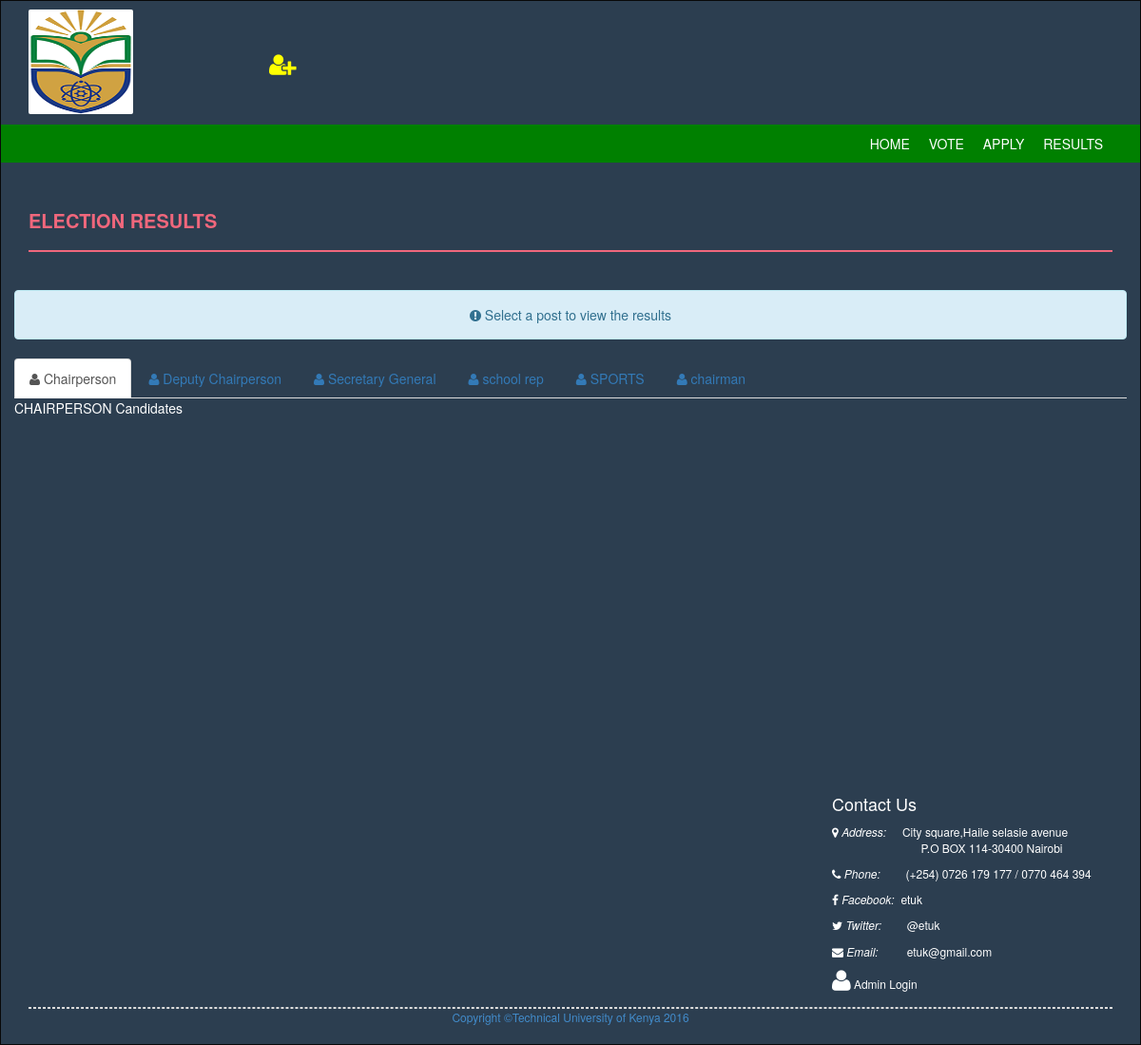
/results.php (signed in), run on the app's committed database.
### tables this page shows
CREATE TABLE IF NOT EXISTS `posts` (
  `post_id` int(11) NOT NULL AUTO_INCREMENT,
  `post` varchar(70) NOT NULL,
  `class_` varchar(10) NOT NULL,
  PRIMARY KEY (`post_id`)
);

### results.php (the view, shortened to what this page needs)
<?php include"assets/include/header.php";?>
    <section class="menu-section">
        <div class="container">
            <div class="row">
                <div class="col-md-12">
                    <div class="navbar-collapse collapse">
                    <?php
					 if($role == 0){
						 echo'
                        <ul id="menu-top" class="nav navbar-nav navbar-right">
                            <li><a class="menu-top-active" href="index.php">Home</a></li>
                            <li><a href="election_set.php">election</a></li>
                            <li><a href="member.php">Members</a></li>
                            <li><a class="menu-top-active" href="results.php">Results</a></li>
                            <li><a href="reports.php">REPORTS</a></li>
                        </ul>';
					 }else if($role == 1){
						 echo'
						 <ul id="menu-top" class="nav navbar-nav navbar-right">
                            <li><a class="menu-top-active" href="index.php">Home</a></li>
                            <li><a href="vote.php">Vote</a></li>
                            <li><a href="apply.php">Apply</a></li>
                            <li><a class="menu-top-active" href="results.php">Results</a></li>
                        </ul>';
					}
					?>
                    </div>
                </div>
            </div>
        </div>
    </section>
    <div class="content-wrapper">
        <div class="container">
            <div class="row">
                <div class="col-md-12">
                    <h4 class="page-head-line">ELECTION RESULTS</h4>
                </div>
            </div>
            <?php
			$sql = mysql_query("SELECT * FROM `elections` ORDER BY id DESC LIMIT 1 ");
                        $nes = mysql_fetch_array($sql);
                        $enddate = strtotime($nes['end_date']);
                        if (time()>$enddate)
                        {
                            ?>
            <div class="row">
             <div class="alert alert-info" align="center"><i class="fa fa-exclamation-circle"></i> Select a post to view the results</div>
		<div id="std-res-chart" >
		<ul class="nav nav-tabs ">
			<?php
			$p=mysql_query("SELECT * FROM posts");
			$posts=array();
			while($ps=mysql_fetch_assoc($p)){
				$posts[]=$ps;
			}
			foreach ($posts as $post) {
				echo '<li class="' . $post['class_'] . '">
				<a class="cs-tech-cand" href="#cs-cand-' . $post['post_id'] . '" cs-post="' . $post['post_id'] . '"
				data-toggle="tab"><i class="fa fa-user"></i> ' . $post['post'] . '</a>
			</li>';
			}
		?>
		</ul>
		<div class="tab-content">
			<?php
			foreach ($posts as $pst) { ?>
		<div class="tab-pane fade in <?php echo $pst['class_']?>" id="cs-cand-<?php echo $pst['post_id']?>">
        <p style="color:#FFF">
		<?php echo strtoupper($pst['post'])?> Candidates</h5><br></p>
		</div>
		<?php
                        }
                        }
 else {
     echo "<h1 align='center'><img src='img/info.jpg' height='80' width='80'><span class='red'>Results will be available when the election is over.</span></h1>";
 }
                        ?>
		</div>
		</div>
           </div>
            </div>
        </div>
	<?php include"assets/include/footer.php"; ?>
</body>
</html>

### assets/css/style.css (style rules this page uses)
.content-wrapper { margin-top: 40px; min-height: 600px; padding-bottom: 60px; }
.page-head-line { font-weight: 900; padding-bottom: 20px; border-bottom: 2px solid #F0677C; text-transform: uppercase; color: #F0677C; font-size: 20px; margin-bottom: 40px; }
.menu-section { background-color: green; }
#menu-top a { color: #FFF; text-decoration: none; font-weight: 500; padding: 10px 10px 10px 10px; text-transform: uppercase; }
.menu-top-active { background-color: green; }

### data on the page
posts: post "Chairperson", post "CHAIRPERSON"
posts: post "Deputy Chairperson"
posts: post "Secretary General"
posts: post "school rep"
posts: post "SPORTS"
posts: post "chairman"
